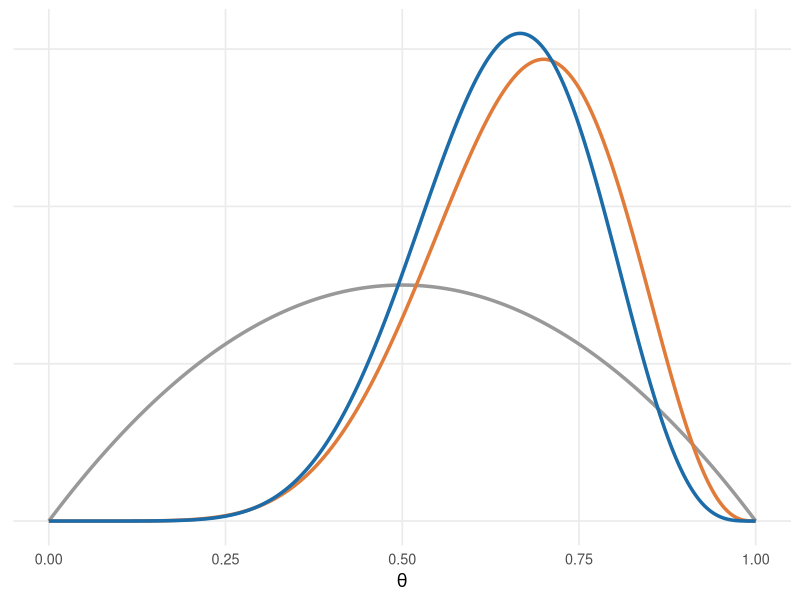

Write R code to recreate this figure.
## ---- chunk 1
#| echo: false
#| message: false
#| fig-width: 7
#| fig-height: 3.6
library(ggplot2)

theta <- seq(0, 1, length.out = 500)
a0 <- 2; b0 <- 2          # prior Beta(2, 2)
y  <- 7; n  <- 10         # 7 successes in 10 trials

d <- rbind(
  data.frame(theta, density = dbeta(theta, a0, b0),               what = "prior"),
  data.frame(theta, density = dbeta(theta, y + 1, n - y + 1),     what = "likelihood"),
  data.frame(theta, density = dbeta(theta, a0 + y, b0 + n - y),   what = "posterior")
)
d$what <- factor(d$what, levels = c("prior", "likelihood", "posterior"))

ggplot(d, aes(theta, density, colour = what)) +
  geom_line(linewidth = 1.2) +
  scale_colour_manual(values = c("grey60", "#e07b39", "#1b6ca8"), name = NULL) +
  labs(x = expression(theta), y = NULL) +
  theme_minimal(base_size = 13) +
  theme(legend.position = "none", axis.text.y = element_blank(),
        panel.grid.minor = element_blank())
